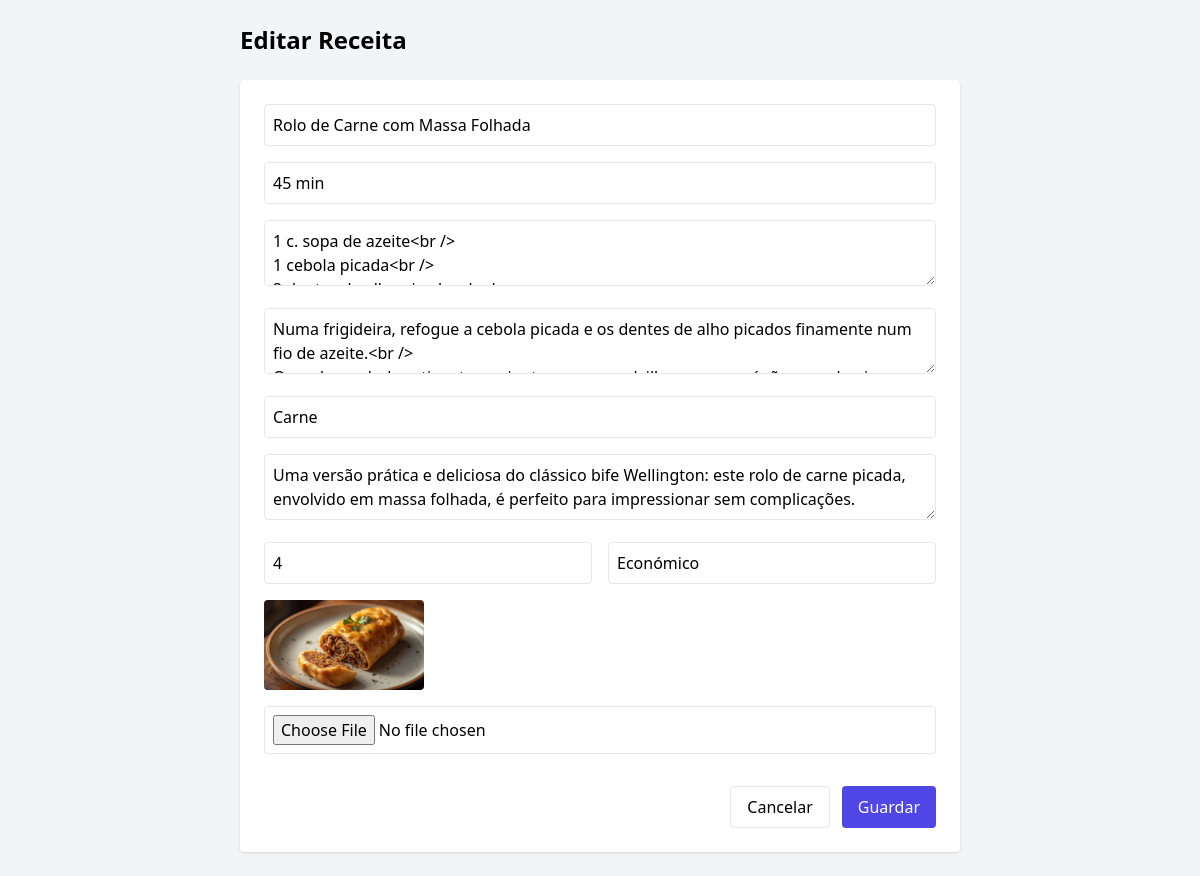
The page /admin/crud/receitaEditar.php?id=116 on the database as committed earlier.
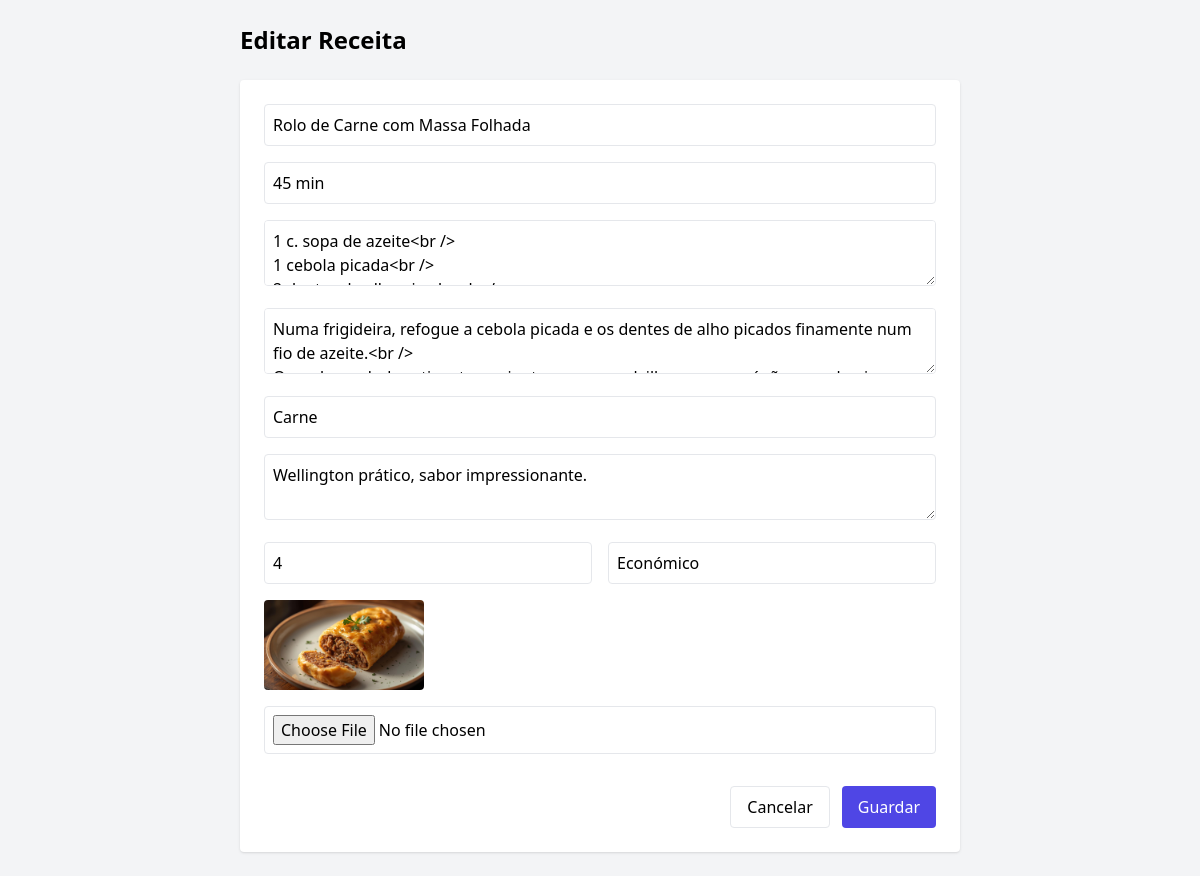
The same page on the database as committed later.
### tables this page shows
CREATE TABLE IF NOT EXISTS `receitas` (
  `id` int NOT NULL AUTO_INCREMENT,
  `nome` varchar(100) NOT NULL,
  `tempo` varchar(50) DEFAULT NULL,
  `ingredientes` text,
  `preparacao` text,
  `imagem` varchar(128) DEFAULT NULL,
  `categoria` varchar(100) DEFAULT NULL,
  `descricao` text,
  `quantidade` int DEFAULT NULL,
  `orcamento` varchar(50) DEFAULT NULL,
  PRIMARY KEY (`id`)
);

### admin/crud/receitaEditar.php (the view, shortened to what this page needs)
<?php
require('/../../ajax/connection.php');
$id = isset($_GET['id']) ? (int)$_GET['id'] : 0;
$stmt = $dbh->prepare("SELECT * FROM receitas WHERE id = ?");
$stmt->execute([$id]);
$receita = $stmt->fetch();
?>
<!DOCTYPE html>
<html lang="pt">
<head>
    <script src="https://cdn.tailwindcss.com"></script>
</head>
<body class="bg-gray-100">
    <div class="max-w-3xl mx-auto p-6">
        <h1 class="text-2xl font-bold mb-6">Editar Receita</h1>
        <form method="post" enctype="multipart/form-data" class="bg-white p-6 rounded shadow space-y-4">
            <input type="text" name="nome" value="<?= ($receita['nome']) ?>" required class="w-full border p-2 rounded">
            <input type="text" name="tempo" value="<?= ($receita['tempo']) ?>" required class="w-full border p-2 rounded">
            <textarea name="ingredientes" required class="w-full border p-2 rounded"><?= ($receita['ingredientes']) ?></textarea>
            <textarea name="preparacao" required class="w-full border p-2 rounded"><?= ($receita['preparacao']) ?></textarea>
            <input type="text" name="categoria" value="<?= ($receita['categoria']) ?>" required class="w-full border p-2 rounded">
            <textarea name="descricao" class="w-full border p-2 rounded"><?= ($receita['descricao']) ?></textarea>
            <div class="grid grid-cols-2 gap-4">
                <input type="number" name="quantidade" value="<?= (int)$receita['quantidade'] ?>" min="1" required class="border p-2 rounded">
                <input type="text" name="orcamento" value="<?= ($receita['orcamento']) ?>" required class="border p-2 rounded">
            </div>
            <?php if ($receita['imagem']): ?>
                <img src="/DEPWEB/imagem/<?= ($receita['imagem']) ?>" class="w-40 rounded">
            <?php endif; ?>
            <input type="file" name="imagem" class="w-full border p-2 rounded">
            <div class="flex justify-end gap-3 pt-4">
                <a href="../receitas.php" class="px-4 py-2 border rounded">Cancelar</a>
                <button class="px-4 py-2 bg-indigo-600 text-white rounded">Guardar</button>
            </div>
        </form>
    </div>
</body>
</html>

Rows that differ between the two databases and show on the page:
changed receitas "Rolo de Carne com Massa Folhada": descricao "Uma versão prática e deliciosa do clássico bife Wellington: este rolo de carne picada, envolvido em massa folhada, é perfeito para impressionar sem complicações." → "Wellington prático, sabor impressionante."
